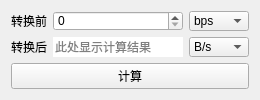
<?xml version="1.0" encoding="UTF-8"?>
<ui version="4.0">
 <class>Form</class>
 <widget class="QWidget" name="Form">
  <property name="geometry">
   <rect>
    <x>0</x>
    <y>0</y>
    <width>260</width>
    <height>100</height>
   </rect>
  </property>
  <property name="minimumSize">
   <size>
    <width>260</width>
    <height>100</height>
   </size>
  </property>
  <property name="maximumSize">
   <size>
    <width>260</width>
    <height>100</height>
   </size>
  </property>
  <property name="windowTitle">
   <string>传输速率</string>
  </property>
  <property name="windowIcon">
   <iconset resource="ico.qrc">
    <normaloff>:/ico/ico/ZzCalcBox.png</normaloff>:/ico/ico/ZzCalcBox.png</iconset>
  </property>
  <layout class="QVBoxLayout" name="verticalLayout">
   <item>
    <layout class="QGridLayout" name="gridLayout">
     <item row="0" column="0">
      <widget class="QLabel" name="label">
       <property name="text">
        <string>转换前</string>
       </property>
      </widget>
     </item>
     <item row="0" column="2">
      <widget class="QComboBox" name="combo_convert_before">
       <item>
        <property name="text">
         <string>bps</string>
        </property>
       </item>
       <item>
        <property name="text">
         <string>Kbps</string>
        </property>
       </item>
       <item>
        <property name="text">
         <string>Mbps</string>
        </property>
       </item>
       <item>
        <property name="text">
         <string>Gbps</string>
        </property>
       </item>
      </widget>
     </item>
     <item row="1" column="0">
      <widget class="QLabel" name="label_2">
       <property name="text">
        <string>转换后</string>
       </property>
      </widget>
     </item>
     <item row="1" column="1">
      <widget class="QLineEdit" name="lineEdit_convert_after">
       <property name="frame">
        <bool>false</bool>
       </property>
       <property name="readOnly">
        <bool>true</bool>
       </property>
       <property name="placeholderText">
        <string>此处显示计算结果</string>
       </property>
      </widget>
     </item>
     <item row="1" column="2">
      <widget class="QComboBox" name="combo_convert_after">
       <item>
        <property name="text">
         <string>B/s</string>
        </property>
       </item>
       <item>
        <property name="text">
         <string>KB/s</string>
        </property>
       </item>
       <item>
        <property name="text">
         <string>MB/s</string>
        </property>
       </item>
       <item>
        <property name="text">
         <string>GB/s</string>
        </property>
       </item>
      </widget>
     </item>
     <item row="0" column="1">
      <widget class="QSpinBox" name="spin_convert_before">
       <property name="maximum">
        <number>999999999</number>
       </property>
      </widget>
     </item>
    </layout>
   </item>
   <item>
    <widget class="QPushButton" name="btn_calc">
     <property name="text">
      <string>计算</string>
     </property>
    </widget>
   </item>
  </layout>
 </widget>
 <resources>
  <include location="ico.qrc"/>
 </resources>
 <connections>
  <connection>
   <sender>btn_calc</sender>
   <signal>clicked()</signal>
   <receiver>Form</receiver>
   <slot>btn_calc_clicked()</slot>
   <hints>
    <hint type="sourcelabel">
     <x>147</x>
     <y>76</y>
    </hint>
    <hint type="destinationlabel">
     <x>166</x>
     <y>96</y>
    </hint>
   </hints>
  </connection>
 </connections>
 <slots>
  <slot>btn_calc_clicked()</slot>
 </slots>
</ui>
